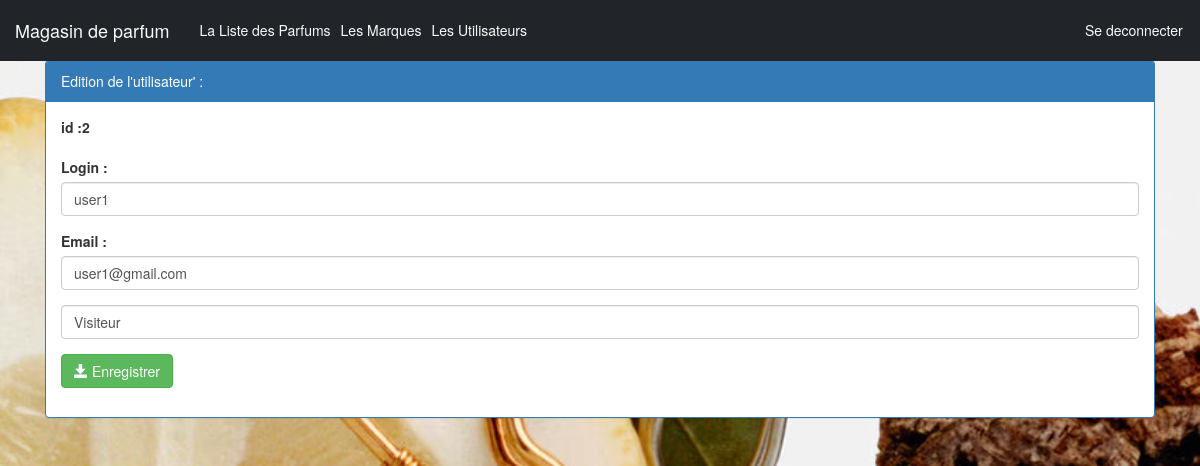
The app's page /pages/editerUtilisateur.php?idUser=2 (signed in) with its own data.
### tables this page shows
create table utilisateur(
    iduser int(4) auto_increment primary key,
    login varchar(50),
    email varchar(255),
    role varchar(50),    
    etat int(1),         
    pwd varchar(255)
);

### pages/editerUtilisateur.php (the view, shortened to what this page needs)
<?php
require_once('connexiondb.php');
$idUser = isset($_GET['idUser']) ? $_GET['idUser'] : 0;
$requeteUser = "select * from utilisateur where idUser=$idUser";
$resultatUser = $pdo->query($requeteUser);
$user = $resultatUser->fetch();
$login = $user['login'];
$email = $user['email'];
$role = strtoupper($user['role']);
?>
    <HTML>
    <head>
        <link rel="stylesheet" type="text/css" href="../css/bootstrap.min.css">
        <link rel="stylesheet" type="text/css" href="../css/monstyle.css">
        <link rel="stylesheet" href="https://maxcdn.bootstrapcdn.com/bootstrap/3.4.1/css/bootstrap.min.css">
    </head>
    <body>
        <?php include("menu.php"); ?>
        <div class="container">
            <div class="panel panel-primary margetop">
                <div class="panel-heading">Edition de l'utilisateur' :</div>
                <div class="panel-body">
                    <form method="post" action="updateUtilisateur.php" class="form">
                        <div class="form-group">
                            <label for="idUser">id :<?php echo $idUser ?></label>
                        </div>
                        <div class="form-group">
                            <label for="login">Login :</label>
                            <input type="text" name="login" placeholder="login" class="form-control" value="<?php echo $login ?>" />
                        </div>
                        <div class="form-group">
                            <label for="email">Email :</label>
                            <input type="text" name="email" placeholder="email" class="form-control" value="<?php echo $email ?>" />
                        </div>
                        <div class="form-group">
                            <select name="role" class="form-control">
                                <option value="VISITEUR" <?php if ($role == "VISITEUR") echo "selected" ?>> Visiteur</option>
                            </select>
                        </div>
                        <button type="submit" class="btn btn-success">
                            <span class="glyphicon glyphicon-save"></span>
                            Enregistrer
                        </button>
                    </form>
                </div>
            </div>
        </div>
    </body>
    </HTML>

### css/monstyle.css (style rules this page uses)
.margetop { margin-top: 60px; }

### pages/editerUtilisateur.php (style rules this page uses)
body { background-image: url('../images/pi3.avif'); background-size: cover; background-position: center; }

### records on screen
utilisateur: login "user1", email "user1@gmail.com", role "Visiteur"

### other values on screen
$idUser "2"
